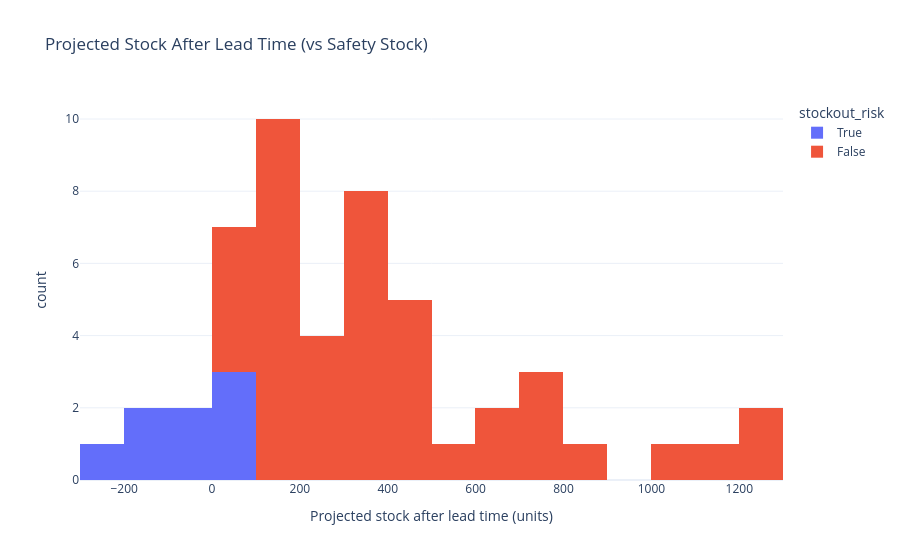

The cell this chart's notebook holds for it:
### Markdown cell above
## 3. Stockout Risk Distribution

### Code cell
fig = px.histogram(risk_table, x="projected_stock_after_lead", color="stockout_risk",
                    title="Projected Stock After Lead Time (vs Safety Stock)",
                    labels={"projected_stock_after_lead": "Projected stock after lead time (units)"},
                    template="plotly_white", nbins=20)
fig.show()

n_stockout = int(risk_table["stockout_risk"].sum())
print(f"{n_stockout} of {len(risk_table)} SKUs are projected to fall below safety stock "
      f"within their replenishment lead time.")

### Figure 1 — Plotly figure (JSON) as saved in the notebook; plotly's stock layout.template omitted (floating-point values rounded to 4 significant figures)
{"data": [{"bingroup": "x", "hovertemplate": "stockout_risk=True<br>Projected stock after lead time (units)=%{x}<br>count=%{y}<extra></extra>", "legendgroup": "True", "marker": {"color": "#636efa", "pattern": {"shape": ""}}, "name": "True", "nbinsx": 20, "orientation": "v", "showlegend": true, "type": "histogram", "x": [-267, -144, -131, -78, -82, 1, 3, 9], "xaxis": "x", "yaxis": "y"}, {"bingroup": "x", "hovertemplate": "stockout_risk=False<br>Projected stock after lead time (units)=%{x}<br>count=%{y}<extra></extra>", "legendgroup": "False", "marker": {"color": "#EF553B", "pattern": {"shape": ""}}, "name": "False", "nbinsx": 20, "orientation": "v", "showlegend": true, "type": "histogram", "x": [1152, 1001, 109, 375, 340, 818, 492, 327, 665, 478, 380, 269, 153, 368, 748, 143, 114, 62, 65, 209, 503, 145, 133, 671, 371, 1272, 115, 475, 728, 486, 373, 103, 382, 73, 447, 186, 280, 229, 136, 99, 1202, 773], "xaxis": "x", "yaxis": "y"}], "layout": {"barmode": "relative", "legend": {"title": {"text": "stockout_risk"}, "tracegroupgap": 0}, "title": {"text": "Projected Stock After Lead Time (vs Safety Stock)"}, "xaxis": {"anchor": "y", "domain": [0.0, 1.0], "title": {"text": "Projected stock after lead time (units)"}}, "yaxis": {"anchor": "x", "domain": [0.0, 1.0], "title": {"text": "count"}}}}
